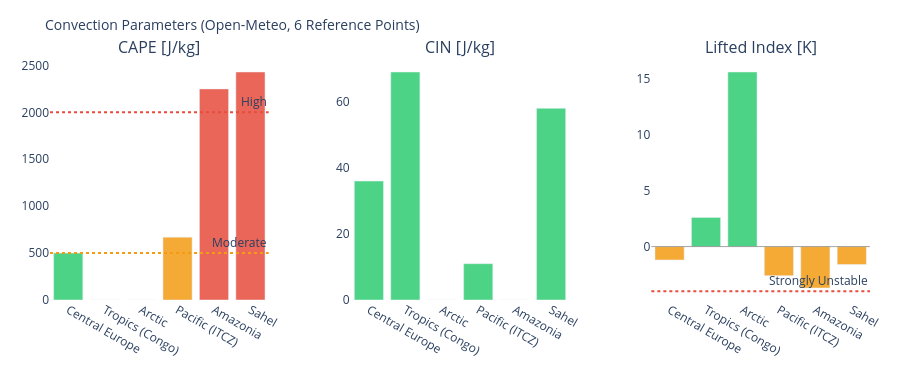

Notebook cell for this chart:
### Markdown cell above
---
## 3. Visualizations

### Code cell
# ============================================================
# CAPE / CIN / LIFTED INDEX – Convection potential
# ============================================================

if not df_atm.empty:
    fig = make_subplots(
        rows=1, cols=3,
        subplot_titles=['CAPE [J/kg]', 'CIN [J/kg]', 'Lifted Index [K]'],
        horizontal_spacing=0.1
    )
    pts = df_atm['point'].tolist()
    pt_colors = ['#E85D24','#185FA5','#888780','#378ADD','#639922','#F2A623']

    # CAPE – höher = mehr Gewitterpotential
    cape_vals = df_atm['cape'].fillna(0).tolist()
    cape_colors = ['#e74c3c' if v > 2000 else '#f39c12' if v > 500 else '#2ecc71'
                   for v in cape_vals]
    fig.add_trace(go.Bar(x=pts, y=cape_vals, marker_color=cape_colors,
                         opacity=0.85, showlegend=False), row=1, col=1)
    fig.add_hline(y=2000, line_dash='dot', line_color='#e74c3c',
                  annotation_text='High', row=1, col=1)
    fig.add_hline(y=500,  line_dash='dot', line_color='#f39c12',
                  annotation_text='Moderate', row=1, col=1)

    # CIN – negativer = stärker gedeckelt (weniger Auslöse)
    cin_vals = df_atm['cin'].fillna(0).tolist()
    cin_colors = ['#e74c3c' if v < -200 else '#f39c12' if v < -50 else '#2ecc71'
                  for v in cin_vals]
    fig.add_trace(go.Bar(x=pts, y=cin_vals, marker_color=cin_colors,
                         opacity=0.85, showlegend=False), row=1, col=2)

    # Lifted Index – negativ = instabil
    li_vals = df_atm['li'].fillna(0).tolist()
    li_colors = ['#e74c3c' if v < -4 else '#f39c12' if v < 0 else '#2ecc71'
                 for v in li_vals]
    fig.add_trace(go.Bar(x=pts, y=li_vals, marker_color=li_colors,
                         opacity=0.85, showlegend=False), row=1, col=3)
    fig.add_hline(y=0, line_color='gray', line_width=0.7, row=1, col=3)
    fig.add_hline(y=-4, line_dash='dot', line_color='#e74c3c',
                  annotation_text='Strongly Unstable', row=1, col=3)

    fig.update_layout(
        title=dict(text='Convection Parameters (Open-Meteo, 6 Reference Points)', font=dict(size=14)),
        height=380, plot_bgcolor='rgba(0,0,0,0)', paper_bgcolor='rgba(0,0,0,0)',
        margin=dict(l=50, r=30, t=60, b=80)
    )
    fig.update_xaxes(tickangle=30)
    fig.show()

### Figure 1 — Plotly figure (JSON) as saved in the notebook; plotly's stock layout.template omitted (floating-point values rounded to 4 significant figures)
{"data": [{"marker": {"color": ["#2ecc71", "#2ecc71", "#2ecc71", "#f39c12", "#e74c3c", "#e74c3c"]}, "opacity": 0.85, "showlegend": false, "type": "bar", "x": ["Central Europe", "Tropics (Congo)", "Arctic", "Pacific (ITCZ)", "Amazonia", "Sahel"], "xaxis": "x", "y": [500.0, 0.0, 0.0, 670.0, 2250.0, 2430.0], "yaxis": "y"}, {"marker": {"color": ["#2ecc71", "#2ecc71", "#2ecc71", "#2ecc71", "#2ecc71", "#2ecc71"]}, "opacity": 0.85, "showlegend": false, "type": "bar", "x": ["Central Europe", "Tropics (Congo)", "Arctic", "Pacific (ITCZ)", "Amazonia", "Sahel"], "xaxis": "x2", "y": [36.0, 69.0, 0.0, 11.0, 0.0, 58.0], "yaxis": "y2"}, {"marker": {"color": ["#f39c12", "#2ecc71", "#2ecc71", "#f39c12", "#f39c12", "#f39c12"]}, "opacity": 0.85, "showlegend": false, "type": "bar", "x": ["Central Europe", "Tropics (Congo)", "Arctic", "Pacific (ITCZ)", "Amazonia", "Sahel"], "xaxis": "x3", "y": [-1.2, 2.6, 15.6, -2.6, -3.7, -1.6], "yaxis": "y3"}], "layout": {"annotations": [{"font": {"size": 16}, "showarrow": false, "text": "CAPE [J/kg]", "x": 0.1333, "xanchor": "center", "xref": "paper", "y": 1.0, "yanchor": "bottom", "yref": "paper"}, {"font": {"size": 16}, "showarrow": false, "text": "CIN [J/kg]", "x": 0.5, "xanchor": "center", "xref": "paper", "y": 1.0, "yanchor": "bottom", "yref": "paper"}, {"font": {"size": 16}, "showarrow": false, "text": "Lifted Index [K]", "x": 0.8667, "xanchor": "center", "xref": "paper", "y": 1.0, "yanchor": "bottom", "yref": "paper"}, {"showarrow": false, "text": "High", "x": 1, "xanchor": "right", "xref": "x domain", "y": 2000, "yanchor": "bottom", "yref": "y"}, {"showarrow": false, "text": "Moderate", "x": 1, "xanchor": "right", "xref": "x domain", "y": 500, "yanchor": "bottom", "yref": "y"}, {"showarrow": false, "text": "Strongly Unstable", "x": 1, "xanchor": "right", "xref": "x3 domain", "y": -4, "yanchor": "bottom", "yref": "y3"}], "height": 380, "margin": {"b": 80, "l": 50, "r": 30, "t": 60}, "paper_bgcolor": "rgba(0,0,0,0)", "plot_bgcolor": "rgba(0,0,0,0)", "shapes": [{"line": {"color": "#e74c3c", "dash": "dot"}, "type": "line", "x0": 0, "x1": 1, "xref": "x domain", "y0": 2000, "y1": 2000, "yref": "y"}, {"line": {"color": "#f39c12", "dash": "dot"}, "type": "line", "x0": 0, "x1": 1, "xref": "x domain", "y0": 500, "y1": 500, "yref": "y"}, {"line": {"color": "gray", "width": 0.7}, "type": "line", "x0": 0, "x1": 1, "xref": "x3 domain", "y0": 0, "y1": 0, "yref": "y3"}, {"line": {"color": "#e74c3c", "dash": "dot"}, "type": "line", "x0": 0, "x1": 1, "xref": "x3 domain", "y0": -4, "y1": -4, "yref": "y3"}], "title": {"font": {"size": 14}, "text": "Convection Parameters (Open-Meteo, 6 Reference Points)"}, "xaxis": {"anchor": "y", "domain": [0.0, 0.2667], "tickangle": 30}, "xaxis2": {"anchor": "y2", "domain": [0.3667, 0.6333], "tickangle": 30}, "xaxis3": {"anchor": "y3", "domain": [0.7333, 1.0], "tickangle": 30}, "yaxis": {"anchor": "x", "domain": [0.0, 1.0]}, "yaxis2": {"anchor": "x2", "domain": [0.0, 1.0]}, "yaxis3": {"anchor": "x3", "domain": [0.0, 1.0]}}}
